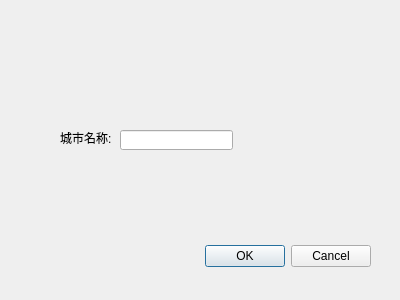
<?xml version="1.0" encoding="UTF-8"?>
<ui version="4.0">
 <class>removecity</class>
 <widget class="QDialog" name="removecity">
  <property name="geometry">
   <rect>
    <x>0</x>
    <y>0</y>
    <width>400</width>
    <height>300</height>
   </rect>
  </property>
  <property name="windowTitle">
   <string>Dialog</string>
  </property>
  <widget class="QDialogButtonBox" name="buttonBox">
   <property name="geometry">
    <rect>
     <x>30</x>
     <y>240</y>
     <width>341</width>
     <height>32</height>
    </rect>
   </property>
   <property name="orientation">
    <enum>Qt::Horizontal</enum>
   </property>
   <property name="standardButtons">
    <set>QDialogButtonBox::Cancel|QDialogButtonBox::Ok</set>
   </property>
  </widget>
  <widget class="QLabel" name="label">
   <property name="geometry">
    <rect>
     <x>60</x>
     <y>130</y>
     <width>71</width>
     <height>16</height>
    </rect>
   </property>
   <property name="text">
    <string>城市名称:</string>
   </property>
  </widget>
  <widget class="QLineEdit" name="name">
   <property name="geometry">
    <rect>
     <x>120</x>
     <y>130</y>
     <width>113</width>
     <height>20</height>
    </rect>
   </property>
  </widget>
 </widget>
 <resources/>
 <connections>
  <connection>
   <sender>buttonBox</sender>
   <signal>accepted()</signal>
   <receiver>removecity</receiver>
   <slot>accept()</slot>
   <hints>
    <hint type="sourcelabel">
     <x>248</x>
     <y>254</y>
    </hint>
    <hint type="destinationlabel">
     <x>157</x>
     <y>274</y>
    </hint>
   </hints>
  </connection>
  <connection>
   <sender>buttonBox</sender>
   <signal>rejected()</signal>
   <receiver>removecity</receiver>
   <slot>reject()</slot>
   <hints>
    <hint type="sourcelabel">
     <x>316</x>
     <y>260</y>
    </hint>
    <hint type="destinationlabel">
     <x>286</x>
     <y>274</y>
    </hint>
   </hints>
  </connection>
 </connections>
</ui>
